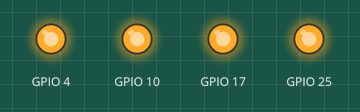
Simulated run of this program. Board: Raspberry Pi (BCM pin numbers). Shown: output pins drawn as LEDs (lit = HIGH). At 23.0 s the program stops and its outputs stay as they are.

Above: at 2.5 s.
At 5.5 s:
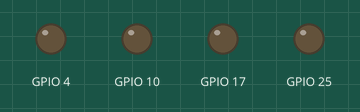
At 8.5 s:
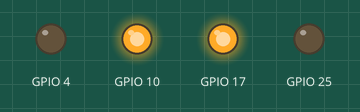
At 14.5 s:
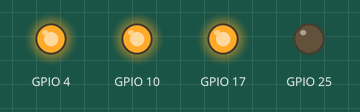
At 20.5 s:
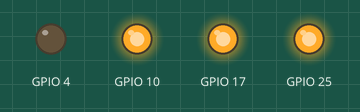
Timing chart, 0 to 23.4 s (numbered marks = the images above):
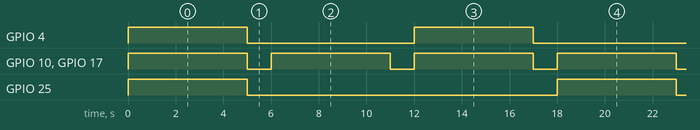

Measured:
- by itself, GPIO 4: alternates HIGH for 5.0 s and LOW for 7.0 s
- by itself, GPIO 10, GPIO 17: alternates HIGH for 5.0 s and LOW for 1.0 s
- by itself, GPIO 25: alternates HIGH for 5.0 s and LOW for 13.0 s

The program:

dc_raw.py
```python
# Raw example of  using RaspiRobot_v2
# Find more info at
# https://github.com/simonmonk/raspirobotboard2

import RPi.GPIO as GPIO
import time

GPIO.setmode(GPIO.BCM)

# pin constants
COIL_A_1 = 17  # power coil a
COIL_A_2 = 04  # direction coil a
COIL_B_1 = 10  # power coil b
COIL_B_2 = 25  # direction coil b

GPIO.setup(COIL_A_1, GPIO.OUT)
GPIO.setup(COIL_A_2, GPIO.OUT)
GPIO.setup(COIL_B_1, GPIO.OUT)
GPIO.setup(COIL_B_2, GPIO.OUT)

dir = {}
dir['S'] = [False, False, False, False];
dir['F'] = [True, True, True, True];
dir['B'] = [True, False, True, False];
dir['CW'] = [True, True, True, False];
dir['CCW'] = [True, False, True, True];


def set_coils(step):
   GPIO.output(COIL_A_1, step[0])
   GPIO.output(COIL_A_2, step[1])
   GPIO.output(COIL_B_1, step[2])
   GPIO.output(COIL_B_2, step[3])

# go forward 5 seconds
set_coils(dir['F'])
time.sleep(5)

# stop
set_coils(dir['S'])
time.sleep(1)
set_coils(dir['B'])
time.sleep(5)

set_coils(dir['S'])
time.sleep(1)
set_coils(dir['CW'])
time.sleep(5)


set_coils(dir['S'])
time.sleep(1)
set_coils(dir['CCW'])
time.sleep(5)


GPIO.cleanup()
```
